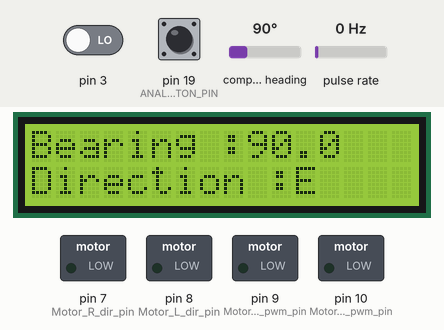
The sketch below on a simulated Arduino Mega 2560, built with avr-gcc and run on an emulated ATmega2560. On the bench: 16×2 character LCD, switched loads named in the sketch (green lamp = pin HIGH). Wiring (inferred from the names in the program): pulse sensor: data pin 2; CMPS compass at I2C address 0x60. The test bench sets the inputs (shaded band); at power-on: compass heading 90°, pulse rate 0 Hz, pin 19 (ANALOG_BUTTON_PIN) HIGH, pin 3 LOW. What the sketch prints to the serial monitor is not drawn.

Above: at 1.2 s.
1.3 s: compass heading set to 7°
At 1.8 s:
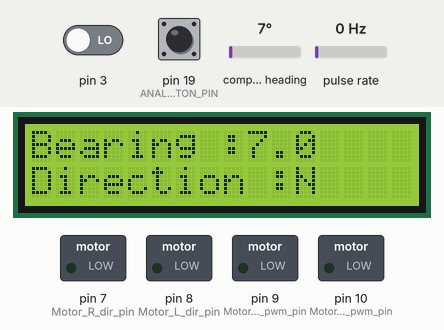
4.3 s: pulse rate (sensor on pin 2) set to 196 Hz
7.3 s: compass heading set to 117°
At 10.2 s:
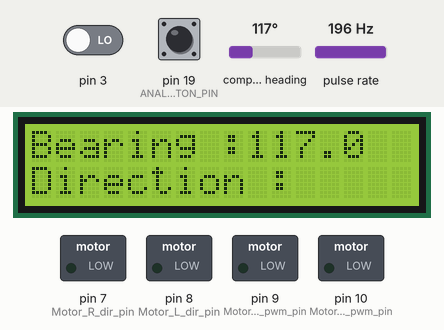
10.3 s: pin 19 (ANALOG_BUTTON_PIN) pulled LOW for 0.15 s
13.4 s: compass heading set to 269°
At 15.8 s:
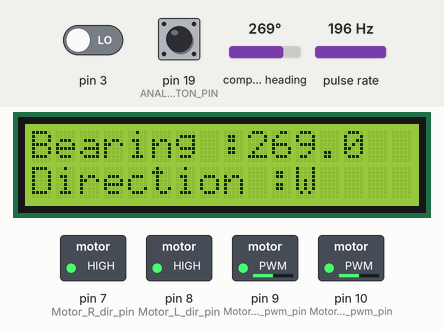
16.4 s: compass heading set to 254°
At 17.8 s:
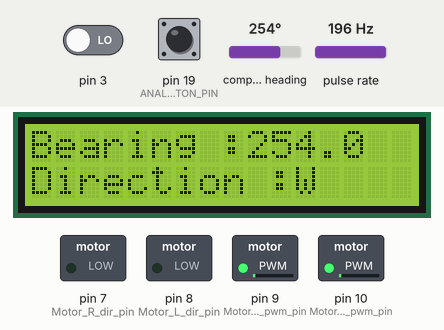
18.8 s: compass heading set to 245°
At 19.5 s:
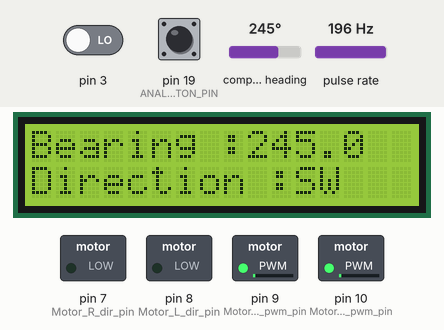
Timing chart, 0 to 21.3 s (numbered marks = the images above; inputs shaded):
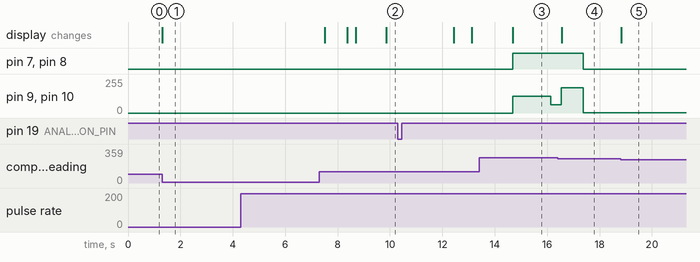

The sketch:

travelPlan_withCompass_ex4.ino
```cpp
#include <LiquidCrystal.h>
#include <Wire.h>

// Motor pins
#define Motor_forward   1
#define Motor_return    0
#define Motor_L_dir_pin 8
#define Motor_R_dir_pin 7
#define Motor_L_pwm_pin 10
#define Motor_R_pwm_pin 9

// Joystick pins
#define ANALOG_X_PIN A8
#define ANALOG_Y_PIN A9
#define ANALOG_BUTTON_PIN 19

// Define I2C address for the CMPS14 compass module
#define CMPS14_ADDRESS 0x60

int pressCount = 0;// this is to display press count on the screen
volatile unsigned long lastInterruptTime = 0; // this is to elemenate boutton press debounce
volatile long encoderCount_left = 0;
volatile long encoderCount_right = 0;
float distperpuls = 1.3;
int travelDist = 100;// travelling distance in mm
int travelPlan[][3] = {
  {50,200,'f'},{25,50,'f'},{75,100,'f'}
  //{50,200,'b'},{25,50,'b'},{75,100,'b'}
};
int currentTargetPulsCount = 0;
int currentTravelSection = 0;
int totalSectionsInTravelPlan = sizeof(travelPlan) / sizeof(travelPlan[0]);


bool motorRunning = false;


struct Button { // we created this button stucture just like an class to handle button press later
  bool pressed = false;
};

struct Joystick { // Joystick object(structure) to handle joystic direction and button press
  int x = 0;
  int y = 0;
  Button button; // creating a new button object from the Button class.
};

int maxX[] = {0,522,1023}; // These are the left maximum , middle and right maximum analog values of the joystic direction in X axis
int maxY[] = {0,494,1023}; // These are the left maximum , middle and right maximum analog values of the joystic direction in y axis
volatile bool buttonPressedFlag = false;  // ISR sets this flag to identify button pressed , so loop can uodate the display
volatile float bearingDegrees = 0;
// LCD
const int rs = 37, en = 36, d4 = 35, d5 = 34, d6 = 33, d7 = 32; // definiing LCD screen pins
LiquidCrystal lcd(rs, en, d4, d5, d6, d7); // Creating LiquidCrystal object from imported class from the library at the top,  by passing LCD screen pins.

void setup() {
  lcd.begin(16, 2); // starting lcd screeen
  Wire.begin(); // Start I2C communication

  pinMode(ANALOG_BUTTON_PIN, INPUT_PULLUP);  //adding input pullup to JoystickButtonPress pin
  attachInterrupt(digitalPinToInterrupt(ANALOG_BUTTON_PIN), joyPressed, FALLING); //ISR adding at falling edge so ISR function joyPressed function called after press completes.

  pinMode(Motor_L_dir_pin, OUTPUT); // Left motor direction pin as output
  pinMode(Motor_R_dir_pin, OUTPUT); // Right motor direction pin as output
  pinMode(Motor_L_pwm_pin, OUTPUT); // Left motor power(speed) pin as output
  pinMode(Motor_R_pwm_pin, OUTPUT); // Right motor power(speed) pin as output

  pinMode(2, INPUT_PULLUP);//encoder pin initialize
  attachInterrupt(digitalPinToInterrupt(2), countEncoder_left, RISING);
  attachInterrupt(digitalPinToInterrupt(3), countEncoder_right, RISING);
  Serial.begin(9600);// starting serial monitor
}

void loop() {
  if (buttonPressedFlag) {
    buttonPressedFlag = false;
    currentTravelSection = 0;
    encoderCount_left = 0;  // reset before starting
    encoderCount_right = 0;
    currentTargetPulsCount = targetPulsCountCalc(travelPlan[currentTravelSection][1]);
    runMotors(travelPlan[currentTravelSection][0],travelPlan[currentTravelSection][2]);
    motorRunning = true;
  }

  // Stop motor when target reached
  if (motorRunning && encoderCount_left >= currentTargetPulsCount) {
    currentTravelSection++;
    encoderCount_left=0;
    if(currentTravelSection == totalSectionsInTravelPlan){
      stopMotors();
      motorRunning = false;
    }


    currentTargetPulsCount = targetPulsCountCalc(travelPlan[currentTravelSection][1]);
    runMotors(travelPlan[currentTravelSection][0],travelPlan[currentTravelSection][2]);
  }

  bearingDegrees = readBearing16Bit();

  // Update LCD
  lcd.clear();
  lcd.setCursor(0, 0);
  lcd.print("Bearing :");
  lcd.print(bearingDegrees,1);

  lcd.setCursor(0, 1);
  lcd.print("Direction :");
  lcd.print(getDirection(int(bearingDegrees)));

  delay(200); // small delay is okay
}


// -------- Functions --------

int readAnalogAxisLevel(int pin) {
  return map(analogRead(pin), 0, 1023, 0, 255);
}

bool isAnalogButtonPressed(int pin) {
  return digitalRead(pin) == LOW;
}

int* joystickPercentages(int x, int y){
  int xDifferece = x-maxX[1];// checking difference from middle(1 element is the middle of maxX array)
  int yDifferece = y-maxY[1];// checking difference from middle(1 element is the middle of maxY array)


  static int joystickPercentageValues[2]; // must be static to return pointer


  //calculating percentages comparing current x value and max values
  if(xDifferece > 0){
    joystickPercentageValues[0] = (int)(100.0 * xDifferece / (maxX[2]-maxX[1]));
  }else{
    joystickPercentageValues[0] = (int)(100.0 * xDifferece / (maxX[1]-maxX[0]));
  }

 //calculating percentages comparing current y value and max values
  if(yDifferece > 0){
    joystickPercentageValues[1] = (int)(100.0 * yDifferece / (maxY[2]-maxY[1]));
  }else{
    joystickPercentageValues[1] = (int)(100.0 * yDifferece / (maxY[1]-maxY[0]));
  }


  return joystickPercentageValues;
}

int motorSpeed(int percentage){
  return abs(255*percentage/100);
}

int targetPulsCountCalc(int travelDistance){
  return (int)(travelDistance*distperpuls);
}

// ISR to fire when joystick button presses
// joystick button press flag UP by elinating debounce logically by comaring time
void joyPressed(){
  unsigned long interruptTime = millis();
  if (interruptTime - lastInterruptTime > 200) {
    lastInterruptTime = interruptTime;
    buttonPressedFlag = true;
  }
}


// Run motors to disired direction at desired speed (forward =f , else backward)
void runMotors(int speedPercent,char direction) {

  if(direction=='f'){
    digitalWrite(Motor_L_dir_pin, Motor_forward);  // forward
    digitalWrite(Motor_R_dir_pin, Motor_forward);
  }else{
    digitalWrite(Motor_L_dir_pin, Motor_return);  // backward
    digitalWrite(Motor_R_dir_pin, Motor_return);
  }

  analogWrite(Motor_R_pwm_pin, motorSpeed(speedPercent));
  analogWrite(Motor_L_pwm_pin, motorSpeed(speedPercent));

}

// function to stop motors
void stopMotors(){
  analogWrite(Motor_R_pwm_pin, 0);
  analogWrite(Motor_L_pwm_pin, 0);
  motorRunning = false;

}

void countEncoder_left() {
  encoderCount_left++;
  Serial.println(encoderCount_left); // ISR increments count
}

void countEncoder_right() {
  encoderCount_right++;
  Serial.println(encoderCount_right); // ISR increments count
}


// --- Function to read and process the 16-bit bearing ---
float readBearing16Bit() {

  // 1. Set the starting register to 2 (16-bit High Byte)
  Wire.beginTransmission(CMPS14_ADDRESS);
  Wire.write(2);
  Wire.endTransmission(); // Stop and release the bus

  // 2. Request 2 bytes (Register 2, then Register 3)
  if (Wire.requestFrom(CMPS14_ADDRESS, 2) == 2) {

    // Read the bytes in the order they are received (High then Low)
    byte highByte = Wire.read();
    byte lowByte = Wire.read();

    // Combine the two bytes into a 16-bit integer (raw value 0-3599)
    // We explicitly cast to int/unsigned int for proper bit shifting
    int rawBearing = ((unsigned int)highByte << 8) | lowByte;

    // Convert the raw value (tenths of a degree) to a float in degrees
    return (float)rawBearing / 10.0;
  }

  // Return 0.0 on read failure
  return 0.0;
}

// Return Direction according to bearing value
String getDirection(int bearing) {
  if (bearing < 23 || bearing >= 338) return "N";
  else if (bearing < 68) return "NE";
  else if (bearing < 113) return "E";
  else if (bearing < 158) return "SE";
  else if (bearing < 203) return "S";
  else if (bearing < 248) return "SW";
  else if (bearing < 293) return "W";
  else return "NW";
}
```

Measured:
- the behaviour switches between 248 and 247° on compass heading (found by bisection; images 4 and 5)
- after the input at 1.3 s, the display: changes at once (image 1)
- after the input at 7.3 s, the display: first changes after 0.21 s (image 2 shows a later state)
- after the input at 13.4 s, the display: changes after 1.3 s (image 3)
- after the input at 16.4 s, the display: changes after 0.15 s (image 4)
- after the input at 18.8 s, the display: changes at once (image 5)
